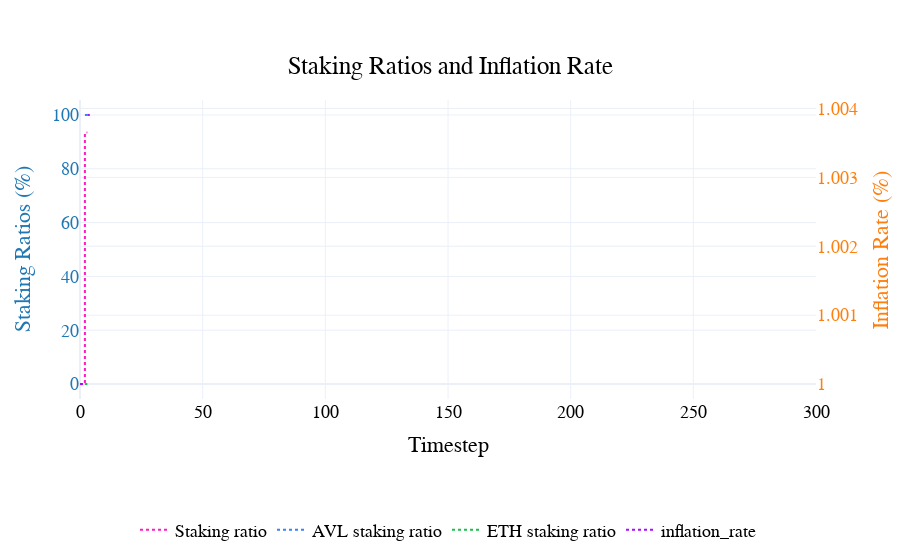

Write notebook code for a chart like this one.
### Code cell
fig= visualizations.plot_staking_ratio_inflation_rate(
    df
)
pio.show(fig)

### Figure 1 — Plotly figure (JSON) as saved in the notebook; plotly's stock layout.template omitted (floating-point values rounded to 4 significant figures; data arrays with more than 128 entries replaced by an {"elided": "..."} marker saying what was removed)
{"data": [{"line": {"color": "#FC1CBF", "dash": "dot"}, "name": "Staking ratio", "type": "scatter", "x": {"elided": "2101 int values"}, "y": {"elided": "2101 float values"}, "yaxis": "y"}, {"line": {"color": "#3283FE", "dash": "dot"}, "name": "AVL staking ratio", "type": "scatter", "x": {"elided": "2101 int values"}, "y": {"elided": "2101 int values"}, "yaxis": "y"}, {"line": {"color": "#1CBE4F", "dash": "dot"}, "name": "ETH staking ratio", "type": "scatter", "x": {"elided": "2101 int values"}, "y": {"elided": "2101 int values"}, "yaxis": "y"}, {"line": {"color": "#AA0DFE", "dash": "dot"}, "name": "inflation_rate", "type": "scatter", "x": {"elided": "2101 int values"}, "y": {"elided": "2101 float values"}, "yaxis": "y2"}], "layout": {"font": {"color": "black", "family": "Arial", "size": 18}, "hovermode": "x unified", "legend": {"orientation": "h", "x": 0.5, "xanchor": "center", "y": -0.5, "yanchor": "bottom"}, "paper_bgcolor": "rgba(255, 255, 255, 1)", "plot_bgcolor": "rgba(255, 255, 255, 1)", "title": {"text": "Staking Ratios and Inflation Rate", "x": 0.5, "xanchor": "center", "y": 0.9, "yanchor": "top"}, "xaxis": {"title": {"text": "Timestep"}}, "yaxis": {"tickfont": {"color": "#1f77b4"}, "title": {"font": {"color": "#1f77b4"}, "text": "Staking Ratios (%)"}}, "yaxis2": {"overlaying": "y", "side": "right", "tickfont": {"color": "#ff7f0e"}, "title": {"font": {"color": "#ff7f0e"}, "text": "Inflation Rate (%)"}}}}
